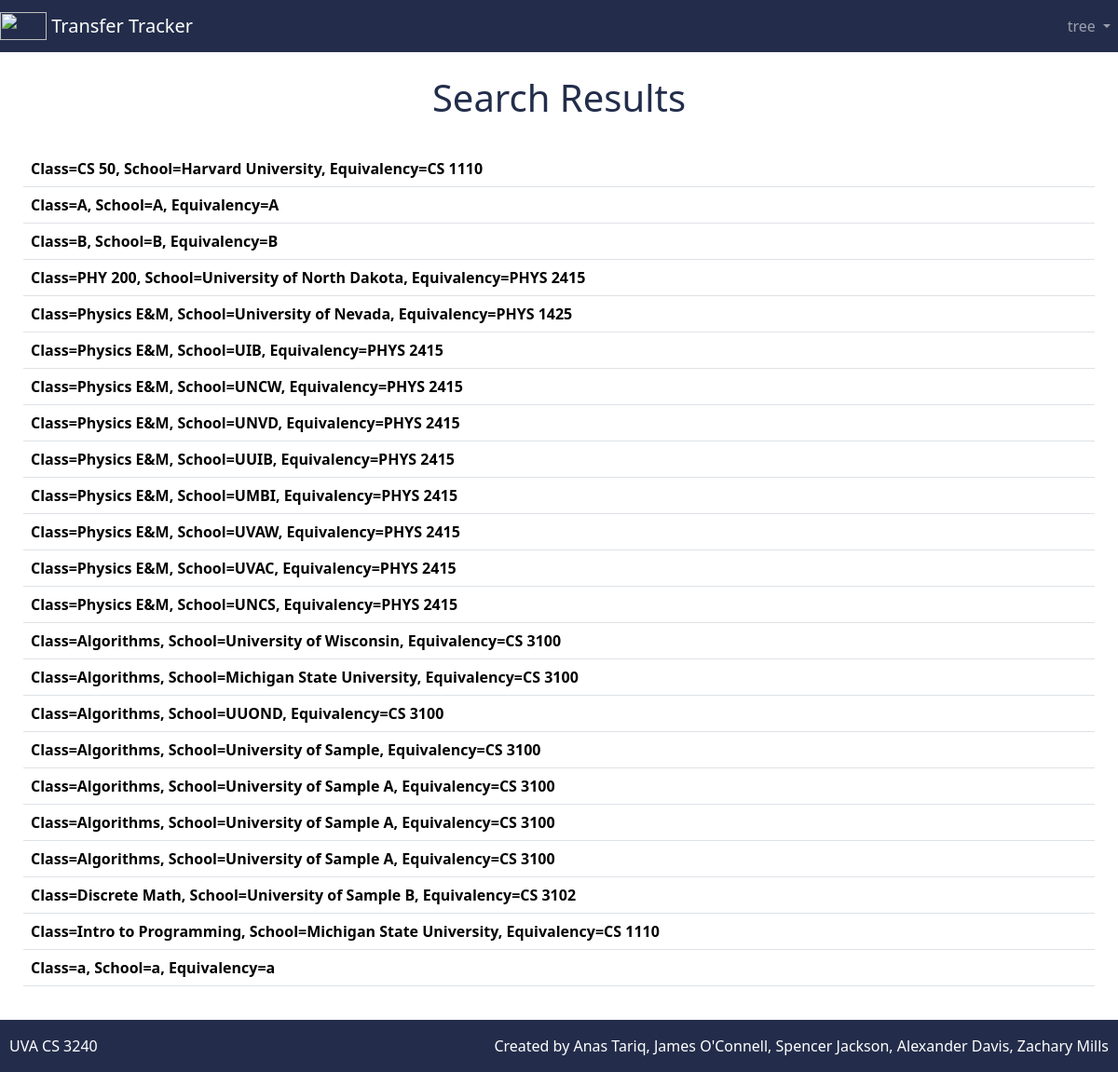
The page /home/seas/approved (signed in) on the database as committed earlier.
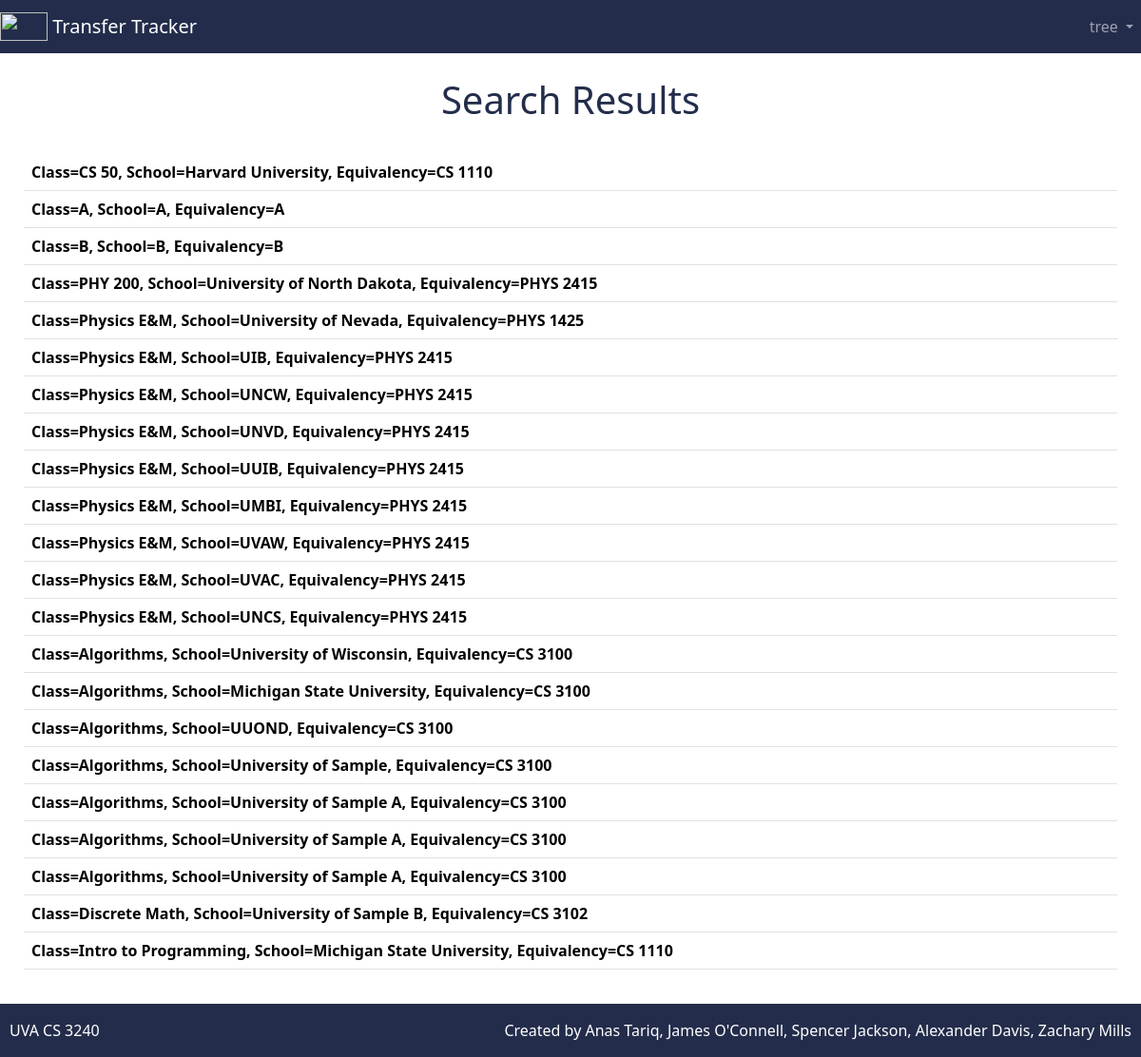
The same page on the database as committed later.
### login/models.py (models this page shows)
class ApprovedTransfer(models.Model):
    class_name = models.CharField(max_length=200)
    school_name = models.CharField(max_length=200, default="uva")
    equivalency_name = models.CharField(max_length=200, default="None")
    user=models.CharField(max_length=200,default="None")
    def __str__(self):
        return "Class="+self.class_name+", School="+self.school_name+", Equivalency="+self.equivalency_name

### login/views.py (the view)
# urls.py: path('home/seas/approved', views.ApprovedTransferView.as_view()),
class ApprovedTransferView(generic.ListView):
    model = ApprovedTransfer
    template_name = 'approved.html'
    def get_queryset(self):
        return ApprovedTransfer.objects.all()

### templates/approved.html (shortened to what this page needs)
{% load socialaccount %}
{% load bootstrap5 %}
{% bootstrap_css %}
<html>
<body>
<div class="d-flex flex-column mx-auto">
    <div class="d-flex flex-column mx-auto" style="width:100%">
        {% if user.is_authenticated %}
        <div class="d-xxl-flex">
            <nav class="navbar navbar-expand navbar-dark" style="background-color: #232D4B">
                <a class="navbar-brand" href="/home/">
                    <img src="https://dynaimage.cdn.cnn.com/cnn/c_fill,g_auto,w_1200,h_675,ar_16:9/https%3A%2F%2Fcdn.cnn.com%2Fcnnnext%2Fdam%2Fassets%2F200617130257-01-uva-reworked-logo-0616.jpg" width="50" height="30" class="d-inline-block align-top" alt="">
                    Transfer Tracker
                </a>
                <div class="collapse navbar-collapse" id="navbarNavDropdown">
                    <ul class="navbar-nav ms-auto">
                        <li class="nav-item dropdown">
                            <a class="nav-link dropdown-toggle" href="#" id="navbarDropdownMenuLink" role="button" data-bs-toggle="dropdown" aria-expanded="false">
                                {{ user.username }}
                            </a>
                        </li>
                    </ul>
                </div>
            </nav>
        </div>
        <div class="d-flex justify-content-center" style="padding-top:25px;padding-bottom:25px">
            <h1>Search Results</h1>
        </div>
        <div class="d-flex" style="padding-bottom:20px;padding-left:25px;padding-right:25px">
            <table class="table table-hover">
                {% for appr in object_list %}
                <tr>
                    <th>{{ appr }}</th>
                </tr>
                {% endfor %}
            </table>
        </div>
        {% else %}
        <a href="{% provider_login_url 'google' %}">Login With Google</a>
        {% endif %}
    </div>
    <div class="d-xxl-flex">
        <nav class="navbar" style="background-color: #232D4B">
            <span class="navbar-text" style="padding-left:10px">UVA CS 3240</span>
            <span class="navbar-text ml-auto" style="padding-right:10px">Created by Anas Tariq, James O'Connell, Spencer Jackson, Alexander Davis, Zachary Mills </span>
        </nav>
    </div>
</div>

Rows that differ between the two databases and show on the page:
removed ApprovedTransfer: class_name+school_name+equivalency_name "Class=a, School=a, Equivalency=a"
